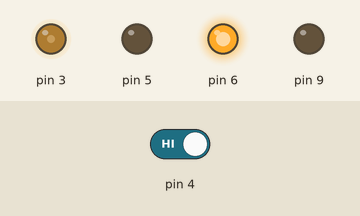
Simulated run of this sketch. Board: Arduino Uno, built with avr-gcc and run on an emulated ATmega328P. Parts: output pins drawn as LEDs (lit = HIGH). The inputs (shaded band) are chosen by the test bench; at power-on: pin 4 HIGH. At 1.3 s the program stops and its outputs stay as they are.

Above: at 1.2 s.
1.3 s: pin 4 driven LOW
At 1.6 s:
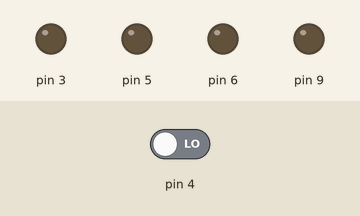
Timing chart, 0 to 2.8 s (numbered marks = the images above; inputs shaded):
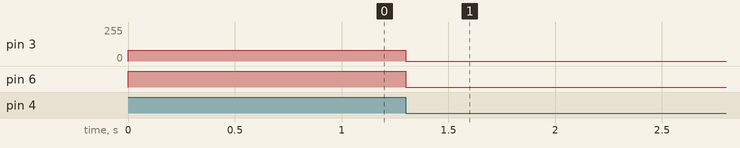

The sketch:

circle.ino
```cpp
void setup()
{
  pinMode (3,OUTPUT);
  pinMode (5,OUTPUT);
  pinMode (6,OUTPUT);
  pinMode (9,OUTPUT);
  pinMode (2,INPUT);
  pinMode (4,INPUT);
}
void Forward(int Lspeed,int Rspeed)
{
  analogWrite(3,Lspeed);
  digitalWrite(5,LOW);
  analogWrite(6,Rspeed);
  digitalWrite(9,LOW);
}
void Motor_Stop()
{
  digitalWrite(3,LOW);
  digitalWrite(5,LOW);
  digitalWrite(6,LOW);
  digitalWrite(9,LOW);
}
void loop()
{
  Forward(80,255);
  if(digitalRead(4)==0)
  {
    Motor_Stop();
    while(1);
  }
}
```

Measured:
- after the input at 1.3 s, pin 3: 80/255 → 0/255 at once; pin 6: HIGH → LOW at once
